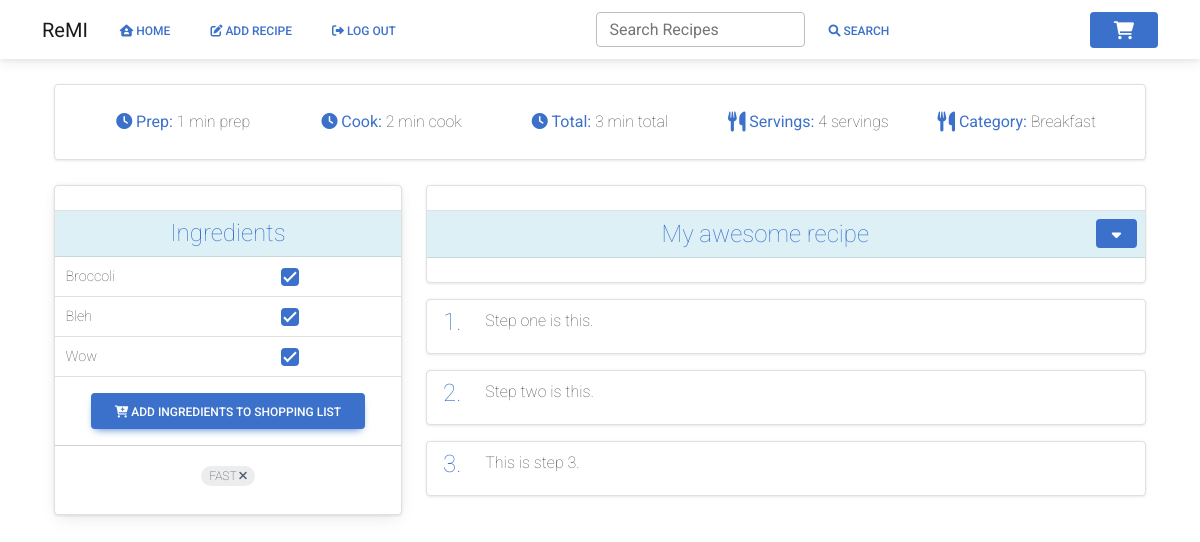
/view_recipe/NnVoCGxf2PBQWME4oZqMqJ (signed in), run on an earlier commit of the app's database.
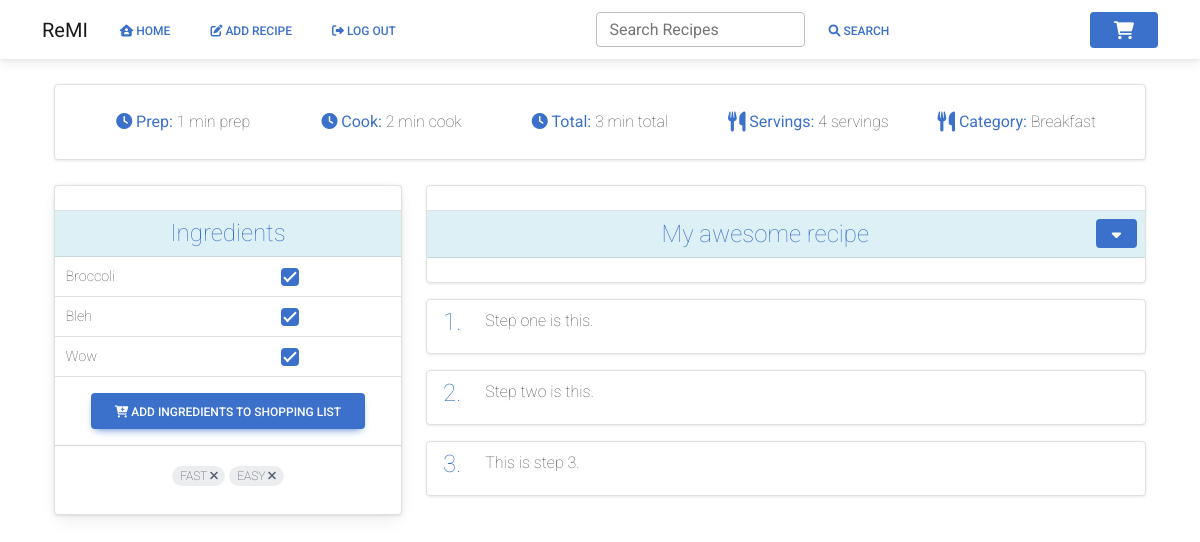
And on a later commit of the database.
### website/models.py (models this page shows)
class Ingredients(db.Model):
    id = db.Column(db.Integer, primary_key=True)
    uuid = db.Column(db.Integer, primary_key=False)
    recipe = db.Column(db.Integer, db.ForeignKey('recipe.uuid'))
    ingredient = db.Column(db.String())
    ing_type = db.Column(db.String(), default="misc")
    ing_display = db.Column(db.String(), default="Misc.")

class Tag(db.Model):
    id = db.Column(db.Integer, primary_key=True)
    tag_name = db.Column(db.String(10))

### website/views.py (the view, shortened to what this page needs)
@views.route('/view_recipe/<recipe_uuid>', methods=['POST', 'GET'])
@login_required
def view_recipe(recipe_uuid):
    shopping_list = ShoppingList.query.count()
    recipe_id = recipe_uuid
    recipe = Recipe.query.filter_by(uuid=recipe_id).first()
    ingredients = Ingredients.query.filter_by(uuid=recipe_uuid).all()
    instructions_json = json.loads(recipe.instructions_json)
    return render_template("view_recipe.html", recipe=recipe, ingredients=ingredients, user=current_user,
                           shopping_list=shopping_list, view_id=recipe_id, instructions_json=instructions_json)

### website/__init__.py (called while the page is built)
def create_app():
    app = Flask(__name__)
    app.config['SECRET_KEY'] = 'sdf897sdf987'
    app.config['SQLALCHEMY_DATABASE_URI'] = f'sqlite:///{DB_NAME}'
    db.init_app(app)
    migrate.init_app(app, db)
    from .views import views
    from .auth import auth
    app.register_blueprint(views, url_prefix='/')
    app.register_blueprint(auth, url_prefix='/')
    from .models import User, Recipe
    with app.app_context():
        db.create_all()
    login_manager = LoginManager()
    login_manager.login_view = 'auth.login'
    login_manager.init_app(app)
    @login_manager.user_loader
    def load_user(id):
        return User.query.get(int(id))
    return app

### website/templates/view_recipe.html (shortened to what the changed rows need)
{% extends "base.html" %}
{% block content %}
<br>
<div class="container">
    <div class="row">
        <div class="col">
        </div>
    </div>
    <br>
    <form method="POST">
        <div class="row">
            <div class="col-4">
                <div class="card text-left bg-light mb-10" style="border-radius:4px;">
                    <div class="card shadow-2 border" style="border-radius:4px;">
                        <div class="table-responsive">
                            <table class="table align-items-center table-flush table-sm">
                                <thead class="table-info">
                                    <tr>
                                        <td class="border-top text-center align-middle" scope="col" colspan="2">
                                            <h4 class="mb-0"></h4>
                                        </td>
                                    </tr>
                                </thead>
                                <tbody>
                                    {% for ingredient in ingredients %}
                                    <tr>
                                        <td>
                                            <label class="form-check-label" for="ingredients"><span
                                                    class="fw-lighter">{{ ingredient.ingredient
                                                    }}</span></label><input type="hidden" name=category
                                        </td>
                                        <td>
                                            <input class="form-check-input" type="checkbox"
                                                value="{{ ingredient.ingredient }}" id="ingredients" name="ingredients"
                                                checked />
                                        </td>
                                    </tr>
                                    {% endfor %}
                                </tbody>
                            </table>
    </form>
    <hr>
    {% for recipe_tag in recipe.tags %}
    <span class="align-middle badge rounded-pill border-primary badge-secondary fw-lighter" style="font-size:12px">
        {{ recipe_tag.tag_name }}
        <a class="pb-0 m-0" href="javascript:delete_tag({{ recipe_tag.id }}, '{{ view_id }}', {{ recipe.id }});"><span
                class="text-primary mb-0"><i class="fa-solid fa-xmark fa-md"></i></span></a>
    </span>
    {% endfor %}
</div>
<br>
</div>
<div class="col-8">
    <div class="row">
        <div class="col">
            <div class="card shadow-2 border mb-3" style="border-radius:4px;">
                <div class="table-responsive">
                    <table class="table align-items-center table-flush table-sm mb-4">
                        <thead class="table-info mb-4">
                            <tr>
                                <td class="border-top text-center align-middle" scope="col">
                                    <h4 class="mb-0">
                                    </h4>
                                </td>
                            </tr>
                        </thead>
                    </table>
                </div>
            </div>
        </div>
    </div>
    <div class="row">
        <div class="col">
            {% for key,value in instructions_json.items() %}
            <div class="card shadow-2 border p-2 mb-3" style="border-radius:4px;">
                <div class="row">
                    <div class="col-auto d-flex justify-content-center">
                        <h4 class="text-primary ms-2"><span class="fw-lighter">{{ loop.index }}.</span></h4>
                    </div>
                    <div class="col me">
                        <span class="fw-lighter">{{ value }}</span>
                    </div>
                </div>
            </div>
            {% endfor %}
        </div>
    </div>
</div>
<br>
{% endblock %}

What changed in the data, as far as the page shows it:
added Tag: tag_name "EASY"
